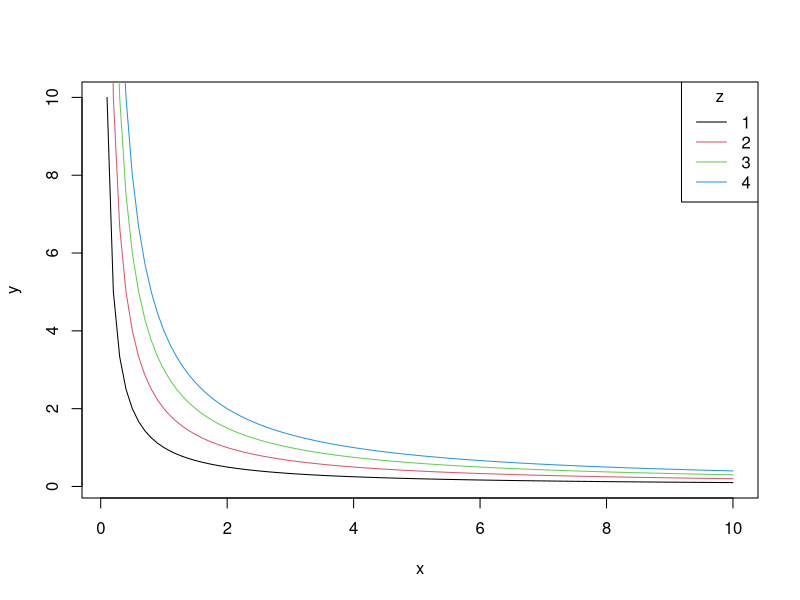
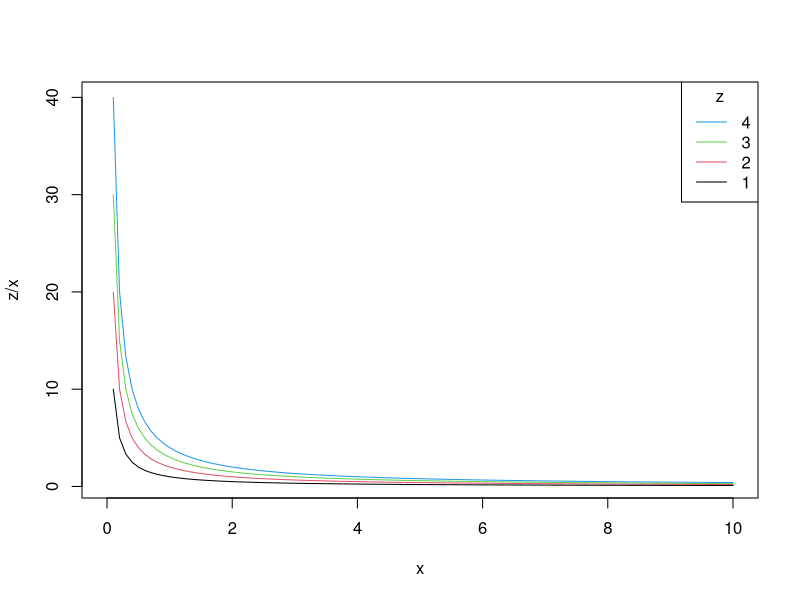
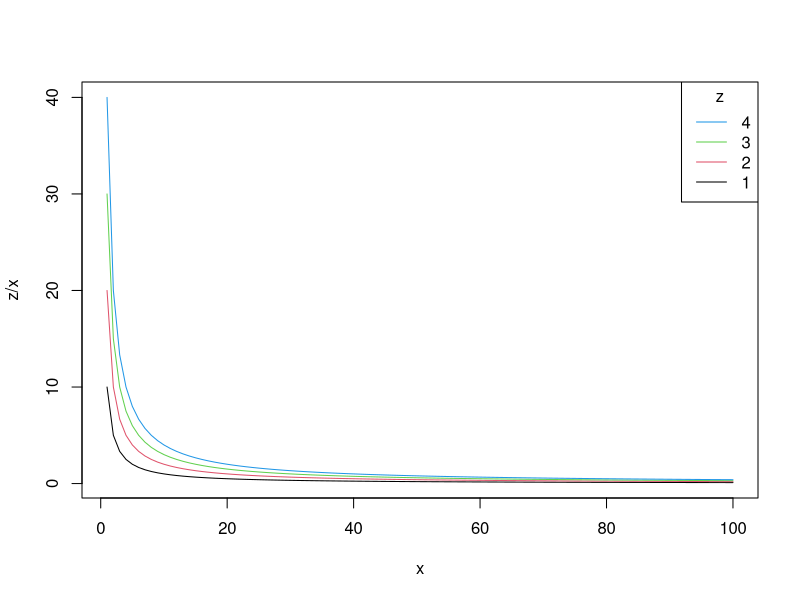
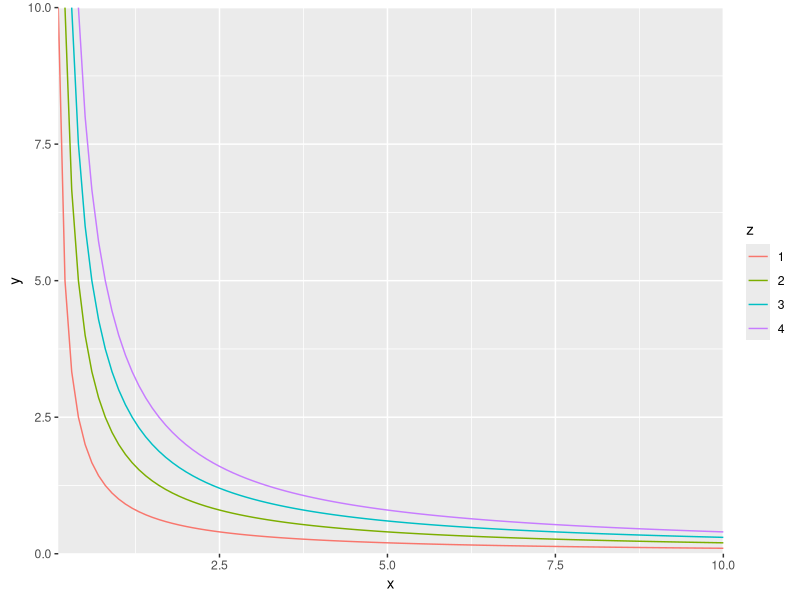
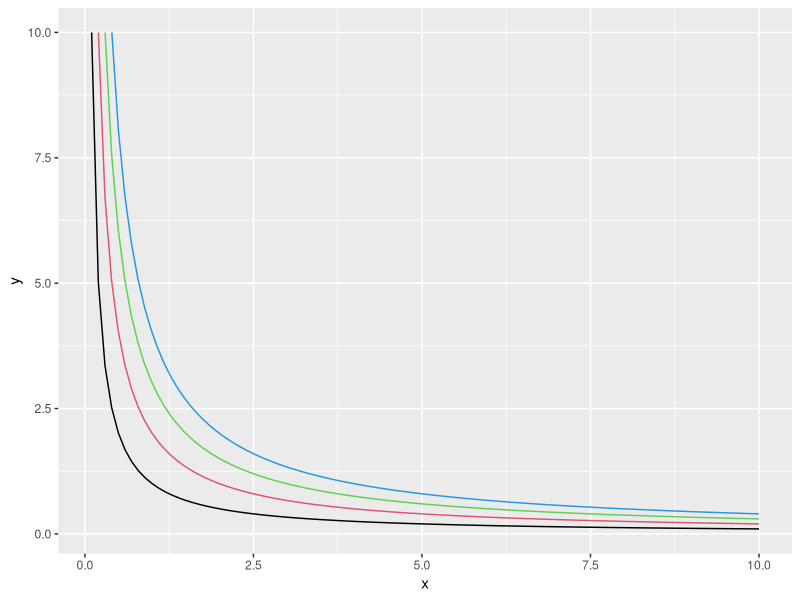
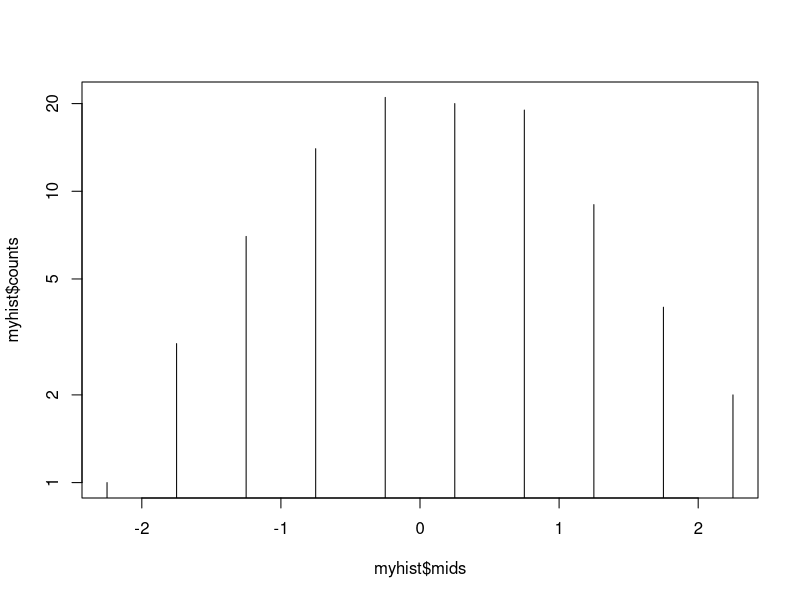
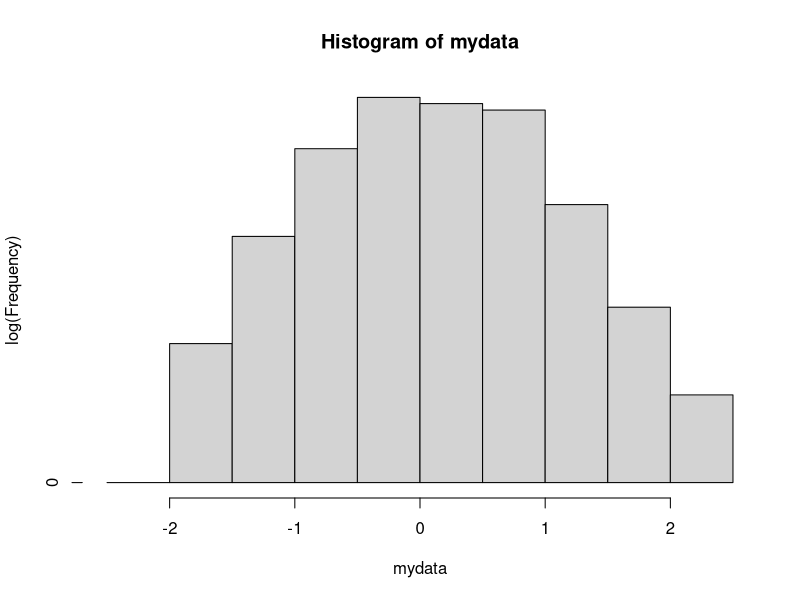
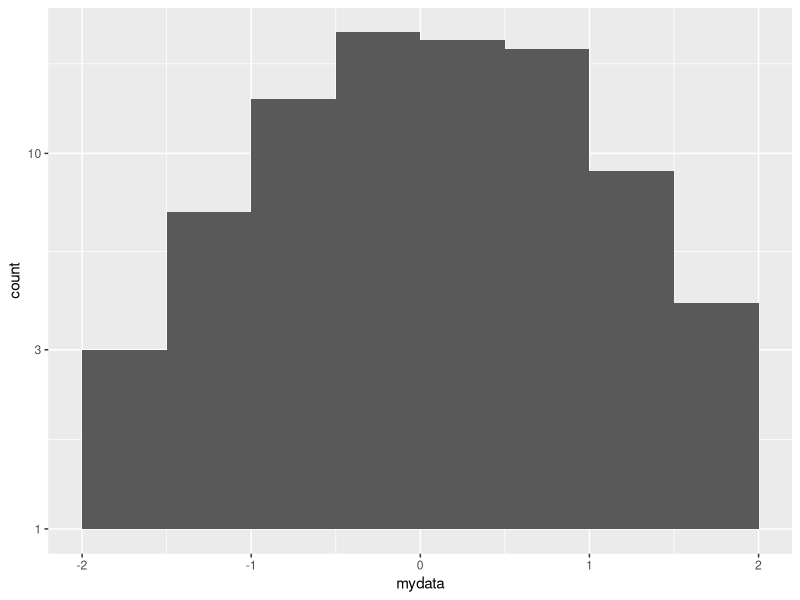

Write the R code that produced these figures, in order. (Note: this script raises an error after producing the figures.)
## ---- chunk 1
options(width = 40)
knitr::opts_chunk$set(eval = TRUE, message = FALSE, warning = FALSE, error = FALSE)
ctb <- function(id, x) {
  paste0("题目^[贡献者为 ", paste(paste0("[\\@", x, "](https://d.cosx.org/u/", x, ")"), collapse = " "),  " 等，来自 <https://d.cosx.org/d/", id, ">。]：")
  }
# ctb <- function(id, x) {
#   paste0("Problem^[Contributed by ", paste(paste0("[\\@", x, "](https://d.cosx.org/u/", x, ")"), collapse = " "),  ". From <https://d.cosx.org/d/", id, ">.]: ")
#   }
## ---- chunk 2
x <- seq(0.1, 10, by = 0.1)
plot(x, 1 / x,
  type = "l", xlab = "x", ylab = "y"
)
for (z in 2:4) lines(x, z / x, col = z)
legend("topright",
  legend = 1:4, col = 1:4,
  lty = 1, title = "z"
)

# or
for (z in 4:1) {
  curve(z / x, 0, 10, add = z < 4, col = z)
}
legend("topright",
  legend = 4:1, col = 4:1,
  lty = 1, title = "z"
)

# or
matplot(outer(
  seq(0.1, 10, by = 0.1), 1:4,
  function(x, a) a / x
),
xlab = "x", ylab = "z/x", type = "l",
col = 1:4, lty = 1
)
legend("topright",
  legend = 4:1, col = 4:1,
  lty = 1, title = "z"
)
## ---- chunk 3
library(ggplot2)
library(magrittr)
expand.grid(
  x = seq(0.1, 10, by = 0.1),
  z = 1:4
) %>%
  transform(y = z / x, z = factor(z)) %>%
  ggplot() +
  geom_line(aes(x, y, color = z)) +
  coord_cartesian(ylim = c(0, 10), 
                  expand = F)

# Or
out <- ggplot(data.frame(x = c(0, 10)), 
              aes(x))

for (i in 1:4) {
  out = out + 
    stat_function(
      fun = function(.x ,z) z/.x, 
      color = i, 
      args = list(z=i),
      xlim=c(i/10,10) )
}
out
## ---- chunk 4
# 准备数据
set.seed(1)
mydata <- rnorm(100)
## ---- chunk 5
myhist <- hist(mydata, plot = FALSE)
plot(myhist$mids, myhist$counts, 
     log = "y", type = 'h')

# or
myhist_log <- myhist
myhist_log$counts <- 
  log10(myhist_log$counts)
plot(myhist_log, ylab = 'log(Frequency)')
## ---- chunk 6
library(ggplot2)
ggplot() + 
  geom_histogram(
    aes(mydata), 
    breaks = seq(-2, 2, 0.5)) + 
  scale_y_log10()
## ---- chunk 7
require(ggplot2)
p <- ggplot(map_data("world"), 
            aes(long,lat,group=group)) + 
  geom_polygon()
p
## ---- chunk 8
lr <- c(-140, 120)
p + coord_map(xlim = lr)
## ---- chunk 9
maps::map("world", 
          fill=TRUE, 
          col="white", 
          bg="lightblue", 
          xlim = c(-140, 120))
## ---- chunk 10
p + 
  coord_map(xlim = lr, 
            orientation = c(90, 0, 0)) + 
  scale_y_continuous(breaks = -9:9 * 10)
## ---- chunk 11
p + coord_map("orthographic", xlim = lr)
## ---- chunk 12
p + coord_quickmap(xlim = lr)
## ---- chunk 13
# 准备数据
df = mtcars
df$car = rownames(mtcars)
cl_red <- c(2, 4, 6)

## ---- chunk 14
df.o <- df[order(df[,1]), ]
df.o$bd <- "NA"
df.o$bd[cl_red] <- "red"
par(mar = c(12, 4, 1, 1), las = 1)
barplot_car <- 
  barplot(df.o$mpg, border = df.o$bd, 
          col = df.o$cyl, ylab = 'mpg', 
          main = 'Miles per gallon')
legend('topleft', legend = unique(df.o$cyl), 
       fill = unique(df.o$cyl), title = 'cyl', 
       border = NA, bty = 'n')
text(x = barplot_car[cl_red], 
     y = df.o$mpg[cl_red], 
     labels = df.o$hp[cl_red])
mtext('car', 1, 8)
axis(1, at = barplot_car, labels = df.o$car, 
     las = 2)
## ---- chunk 15
require(ggplot2)
require(dplyr)
df.sort = df %>% 
  arrange(mpg)
df.sort %>% 
  ggplot(aes(x=car,y=mpg,fill=cyl))+
  geom_col()+
  geom_col(data= df.sort[cl_red,], 
           color="red", size=1)+
  geom_text(data= df.sort[cl_red,], 
            aes(label=hp))+
  scale_x_discrete(limits= df.sort$car) +
  theme_classic()+
  theme(axis.text.x = 
          element_text(angle = 90, hjust = 1))+
  ggtitle("Miles per gallon")
## ---- chunk 16
x <- c('2019-06-30 21:44:44', '2019-06-30 21:32:29', '2019-06-30 12:14:25')
## ---- chunk 17
y <- strptime(x,
              format = '%Y-%m-%d %H:%M:%S')
format(y, '%Y')
format(y, '%m')
## ---- chunk 18
lubridate::year(x)
lubridate::month(x)
## ---- chunk 19
library(data.table)
x_df <- data.frame(x = x)
setDT(x_df)[, `:=`(y = year(x), m=month(x))]
x_df
## ---- chunk 20
date_df <- data.frame(start = c("06-01", "06-02", "06-03", "06-04", "06-04"), 
                      duration = c(4, 3, 1, 1, 0), stringsAsFactors=FALSE)
## ---- chunk 21
# 识别日期：
date_df$ystart <- as.Date(
  paste0('2019-', date_df$start))
# 生成所有日期：
date_ls <- mapply(
  function(x1, x2) 
    format(
      seq(from = x1, length.out = x2, by = 1), 
      '%m-%d'), 
  date_df$ystart, date_df$duration)
# 统计频次：
table(unlist(date_ls))

## ---- chunk 22
library(lubridate)
get_series = function(start, duration){
  start= as_datetime(start, format="%m-%d")
  end = start + days(duration)
  return(seq(start, end, by="1 day"))
}

rslt = lapply(1:nrow(date_df), function(i){
  rslt = get_series(date_df$start[i], 
                    date_df$duration[i])
  rslt=as.character(rslt)
  return(rslt)
})

table(unlist(rslt))
## ---- chunk 23
dd <- data.frame(num = c("2L","3ND",66), stringsAsFactors = FALSE)
## ---- chunk 24
dd_n <- as.numeric(gsub('[a-zA-Z]+', 
                        '', 
                        dd[, 1]))
dd_m <- ifelse(grepl('[a-zA-Z]+', 
                     dd[, 1]), 
               5, 
               1)
dd_n/dd_m
## ---- chunk 25
library(tidyverse)
dd1 <- separate(dd, num, 
                sep = "[:upper:]", 
                into = c("num", "letter"))
dd1$num <- as.numeric(dd1$num)
for (i in 1:length(dd1$num))
if (is.na(dd1$letter[i])) {
        dd1$num[i] = dd1$num[i] 
} else {dd1$num[i] = dd1$num[i] / 5}
dd <- dd1[1]
dd
## ---- chunk 26
mtcars$cyl[2:5][mtcars$cyl[2:5] < 6] <- 2
# or
transform(mtcars[2:5,], 
          new_cyl = ifelse(cyl < 6, 2, cyl))
## ---- chunk 27
library(dplyr)
m1 <- mtcars %>% 
  filter(row_number() %in% 2:5) %>% 
  mutate_at(vars(cyl), 
            ~ ifelse(. < 6, . <- 2, . <- 6))

# or
mtcars %>%
  mutate(cyl = 
           ifelse(
             (row_number() %in% 2:5 &
                cyl < 6), 
             2, 
             cyl)) %>%
  head()

# or

mtcars[2:5, "cyl"] %<>% ifelse(.<6, 2, .)
## ---- chunk 28
library(data.table)
df <- as.data.table(mtcars)
df[2:5,cyl:=.(ifelse(cyl<6,2,cyl))]
## ---- chunk 29
# 源数据
c1 <- c('a', 2015, 300)
c2 <- c('a', 2016, 400)
c3 <- c('b', 2015, 700)
c4 <- c('b', 2016, 600)
dt <- data.frame(rbind(c1, c2, c3, c4), stringsAsFactors = FALSE)
names(dt) <- c('name', 'date', 'amount')
dt
## ---- chunk 30
dt$merged <- paste0(dt$date, '-', dt$amount)
find_max <-  function(x) 
  x[which.max(substr(x, 6, nchar(x)))]
tb <- tapply(dt$merged, dt$name, find_max)
data.frame(name = names(tb), merged = tb)
## ---- chunk 31
library(tidyverse)
dt %>%
  group_by(name) %>%
  filter(amount == max(amount)) %>%
  mutate(merged = 
           paste(date, amount, sep = "-")) %>%
  ungroup()
## ---- chunk 32
library(data.table)
setDT(dt)
dt[,.SD[amount == max(amount), .(merged = paste0(date, "-", amount))], by = .(name)]
## ---- chunk 33

## ---- chunk 34

